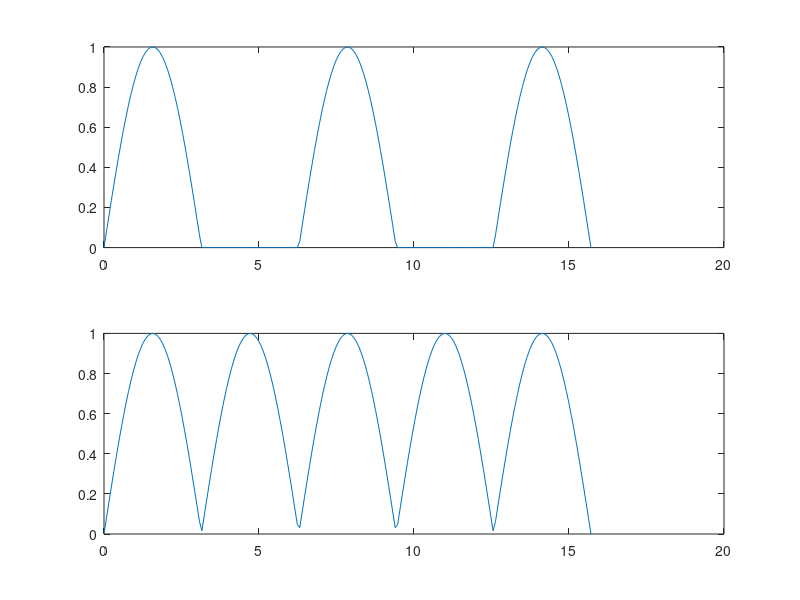

Reproduce this figure in MATLAB.
function sinpractice
figure1=subplot(2,1,1);
x=linspace(0,5*pi,200);
y=sin(x);
b=y>=0;
z1=b.*y;
plot(figure1,x,z1)
figure2=subplot(2,1,2);
z2=abs(y);
plot(figure2,x,z2);
end